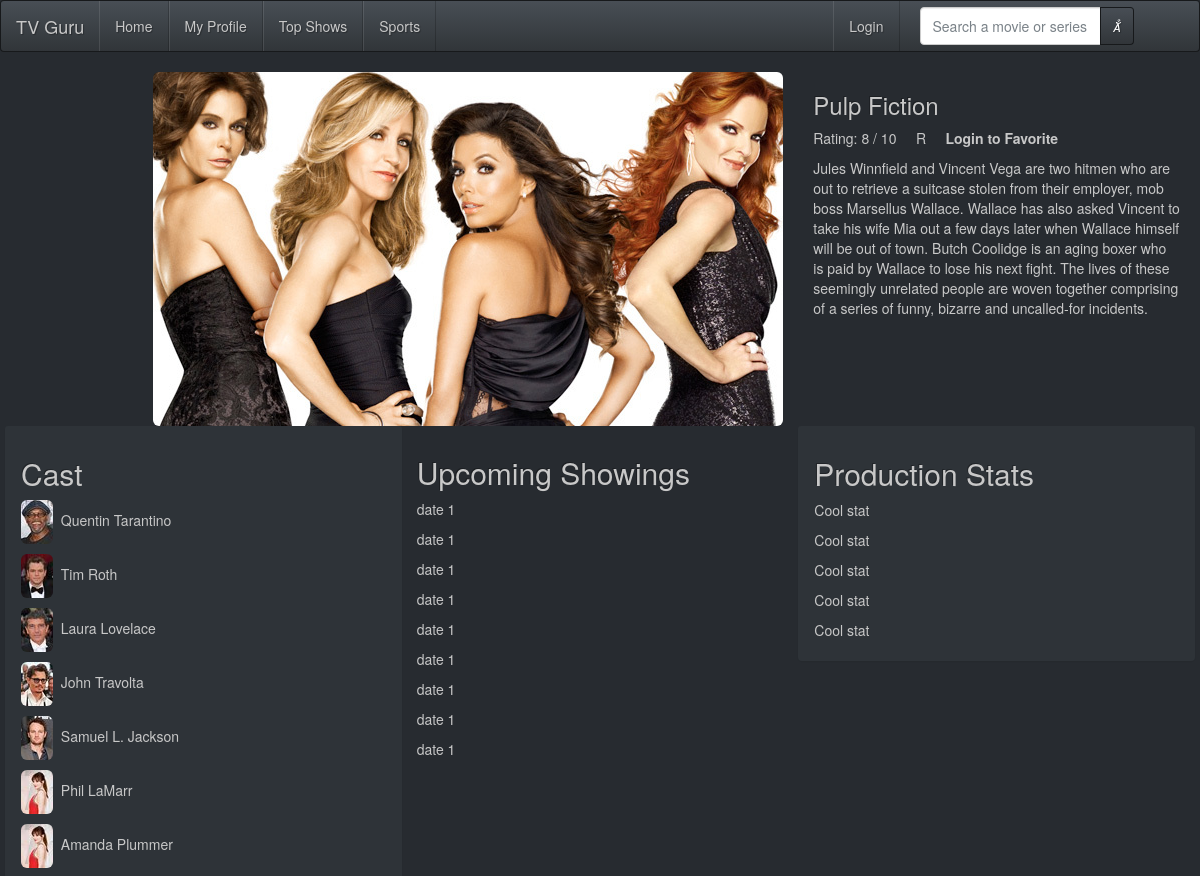
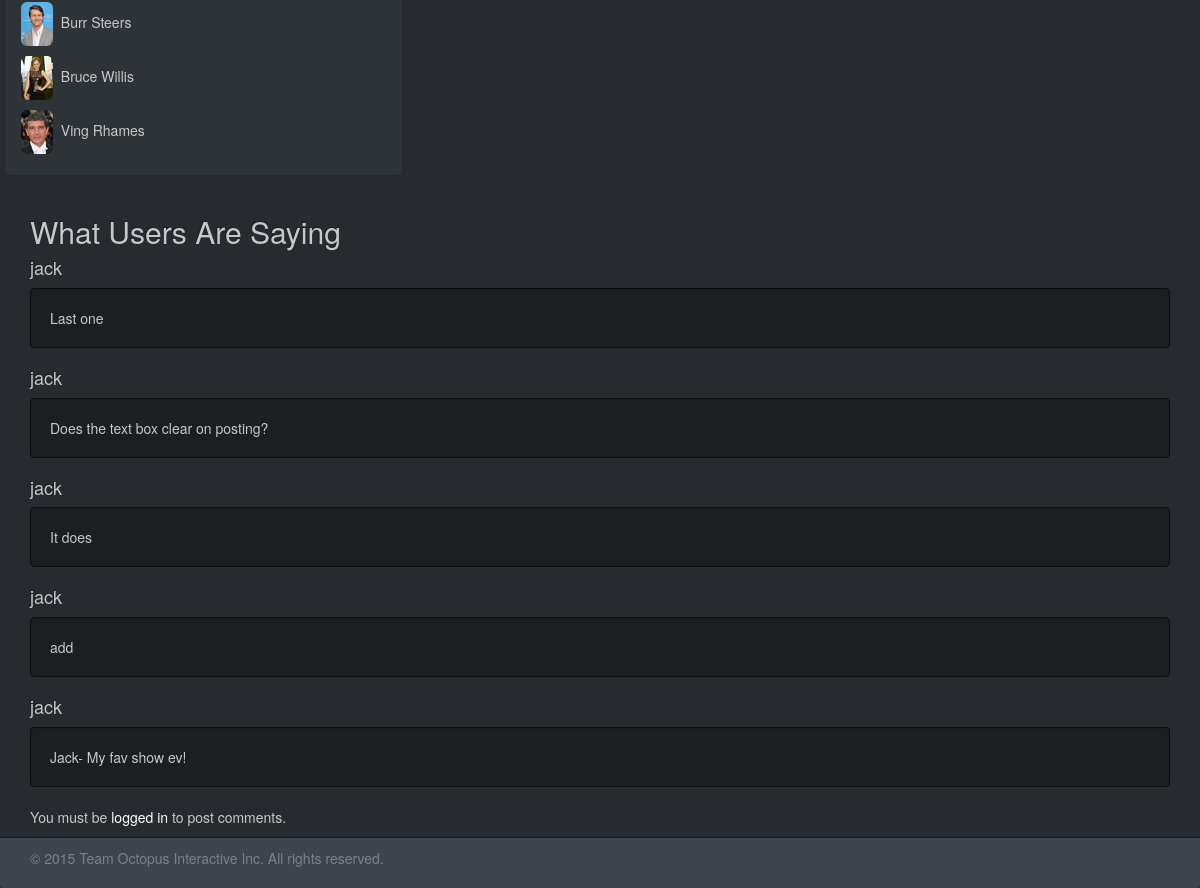
The app's page /pages/info.php?id=104 with its own data (2 pictures, top to bottom).
### tables this page shows
CREATE TABLE `titles` (
`ID` int(5) NOT NULL,
  `TITLE` char(40) NOT NULL,
  `RATING` float NOT NULL,
  `PARENTAL_GUIDE` char(9) NOT NULL,
  `PLOT` text NOT NULL,
  `CAST` text NOT NULL,
  `NETFLIX` tinyint(1) NOT NULL,
  `PRIME` tinyint(1) NOT NULL,
  `TYPE` char(9) NOT NULL,
  `TIME` time NOT NULL,
  `RUNTIME` int(4) NOT NULL,
  `NETWORK` char(9) NOT NULL
);

CREATE TABLE `comments` (
`id` int(11) NOT NULL,
  `title_id` int(11) NOT NULL,
  `title` varchar(30) NOT NULL,
  `username` varchar(30) NOT NULL,
  `comment` varchar(300) NOT NULL
);

### inc/inc.info.php (the view, shortened to what this page needs)
<?php
try {
    $con = new PDO(DB_CONNECTION_STRING, DB_USER, DB_PWD);
    $con->setAttribute(PDO::ATTR_ERRMODE, PDO::ERRMODE_EXCEPTION);
} catch (PDOException $e) {
    echo $e->getMessage();
}
$title = new Title;
function getComments() {
    global $con;
    try {
        $sql = "SELECT * FROM `comments` WHERE `title` = :title";
        $sql = $con->prepare($sql);
        $sql->bindParam(':title', $_SESSION['title']);
        $sql->execute();
        buildCommentSection($sql->fetchAll());
    } catch(PDOException $e) {
        echo $e;
    }
}
function buildCommentSection($comments) {
    $commentSection = "";
    if(is_array($comments) || is_object($comments)){
        foreach($comments as $comment) {
            $commentSection .= "<h4>$comment[3]</h4>\n
                                <p class=\"well\">$comment[4]</p>\n";
        }
    }
    echo $commentSection;
}
function getTitleData($id){
    global $con;
    try {
        $sql = "SELECT * FROM `titles` WHERE `ID` = (:id)";
        $sql = $con->prepare($sql);
        $sql->bindParam(':id', $_GET['id']);
        $sql->execute();
    } catch (PDOException $e){
        echo $e->getMessage();
    }
}
function buildTitle($titleData) {
    global $title;
    $title->title = $titleData['TITLE'];
    $title->rating = $titleData['RATING'];
    $title->parentalGuide = $titleData['PARENTAL_GUIDE'];
    $title->plot = $titleData['PLOT'];
    $title->cast = $titleData['CAST'];
}
function getTitle() {
    global $title;
    echo $title->title;
}
function getRating() {
    global $title;
    echo $title->rating;
}
function getParentalGuide() {
    global $title;
    echo $title->parentalGuide;
}
function getPlot() {
    global $title;
    echo $title->plot;
}
function listCast() {
    global $title;
    $cast = explode(",", $title->cast);
    foreach($cast as $person){
        $num = rand(1, 20);
        if(!ctype_space($person))
            echo "<p> <img class=\"img-rounded\" src=\"../images/actor_$num.jpg\">&nbsp; $person</p>";
    }
}

### records on screen
titles: TITLE "Pulp Fiction", RATING "8", PARENTAL_GUIDE "R", PLOT "Jules Winnfield and Vincent Vega are two hitmen who are out to retrieve a suitcase stolen from their employer, mob boss Marsellus Wallace. Wallace has also asked Vincent to take his wife Mia out a few days later when Wallace himself will be out of town. Butch Coolidge is an aging boxer who is paid by Wallace to lose his next fight. The lives of these seemingly unrelated people are woven together comprising of a series of funny, bizarre and uncalled-for incidents.", CAST "Quentin Tarantino", CAST "Tim Roth", CAST "Laura Lovelace", CAST "John Travolta", CAST "Samuel L. Jackson", CAST "Phil LaMarr", CAST "Amanda Plummer", CAST "Burr Steers", CAST "Bruce Willis", CAST "Ving Rhames"
comments: username "jack", comment "Last one"
comments: username "jack", comment "Does the text box clear on posting?"
comments: username "jack", comment "It does"
comments: username "jack", comment "add"
comments: username "jack", comment "Jack- My fav show ev!"
